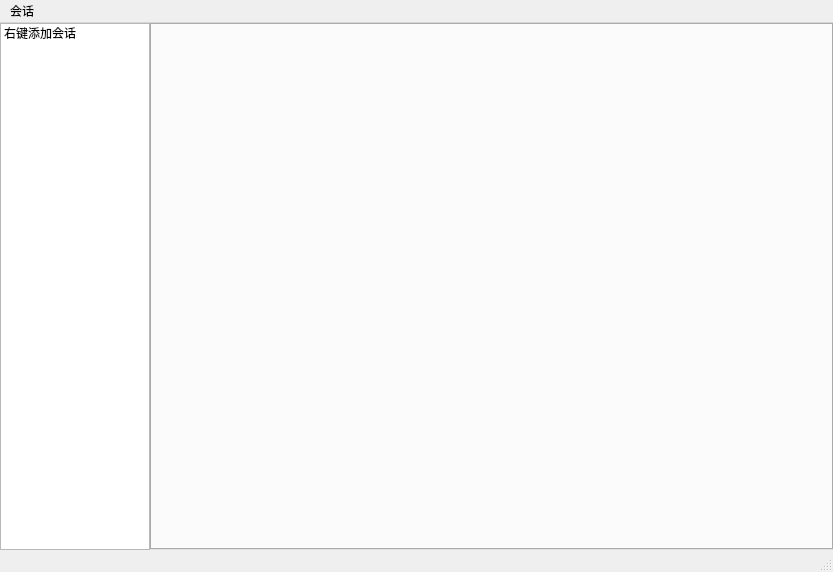
<?xml version="1.0" encoding="UTF-8"?>
<ui version="4.0">
 <class>MainWindow</class>
 <widget class="QMainWindow" name="MainWindow">
  <property name="geometry">
   <rect>
    <x>0</x>
    <y>0</y>
    <width>833</width>
    <height>572</height>
   </rect>
  </property>
  <property name="windowTitle">
   <string>MainWindow</string>
  </property>
  <widget class="QWidget" name="centralwidget">
   <layout class="QFormLayout" name="formLayout">
    <property name="horizontalSpacing">
     <number>0</number>
    </property>
    <property name="verticalSpacing">
     <number>0</number>
    </property>
    <property name="leftMargin">
     <number>0</number>
    </property>
    <property name="topMargin">
     <number>0</number>
    </property>
    <property name="rightMargin">
     <number>0</number>
    </property>
    <property name="bottomMargin">
     <number>0</number>
    </property>
    <item row="0" column="0">
     <widget class="QListWidget" name="listWidget">
      <property name="maximumSize">
       <size>
        <width>150</width>
        <height>16777215</height>
       </size>
      </property>
      <property name="toolTip">
       <string/>
      </property>
      <property name="whatsThis">
       <string/>
      </property>
      <property name="movement">
       <enum>QListView::Movement::Static</enum>
      </property>
      <property name="flow">
       <enum>QListView::Flow::TopToBottom</enum>
      </property>
      <property name="isWrapping" stdset="0">
       <bool>false</bool>
      </property>
      <property name="resizeMode">
       <enum>QListView::ResizeMode::Fixed</enum>
      </property>
      <property name="spacing">
       <number>1</number>
      </property>
      <property name="viewMode">
       <enum>QListView::ViewMode::ListMode</enum>
      </property>
      <item>
       <property name="text">
        <string>右键添加会话</string>
       </property>
       <property name="icon">
        <iconset theme="QIcon::ThemeIcon::InputMouse"/>
       </property>
      </item>
     </widget>
    </item>
    <item row="0" column="1">
     <widget class="QTabWidget" name="tabWidget">
      <property name="currentIndex">
       <number>-1</number>
      </property>
     </widget>
    </item>
   </layout>
  </widget>
  <widget class="QMenuBar" name="menubar">
   <property name="geometry">
    <rect>
     <x>0</x>
     <y>0</y>
     <width>833</width>
     <height>33</height>
    </rect>
   </property>
   <widget class="QMenu" name="menu">
    <property name="title">
     <string>会话</string>
    </property>
    <addaction name="newSession"/>
    <addaction name="separator"/>
    <addaction name="setting"/>
   </widget>
   <addaction name="menu"/>
  </widget>
  <widget class="QStatusBar" name="statusbar"/>
  <action name="newSession">
   <property name="text">
    <string>新建会话</string>
   </property>
  </action>
  <action name="setting">
   <property name="text">
    <string>设置...</string>
   </property>
  </action>
 </widget>
 <resources/>
 <connections/>
</ui>
